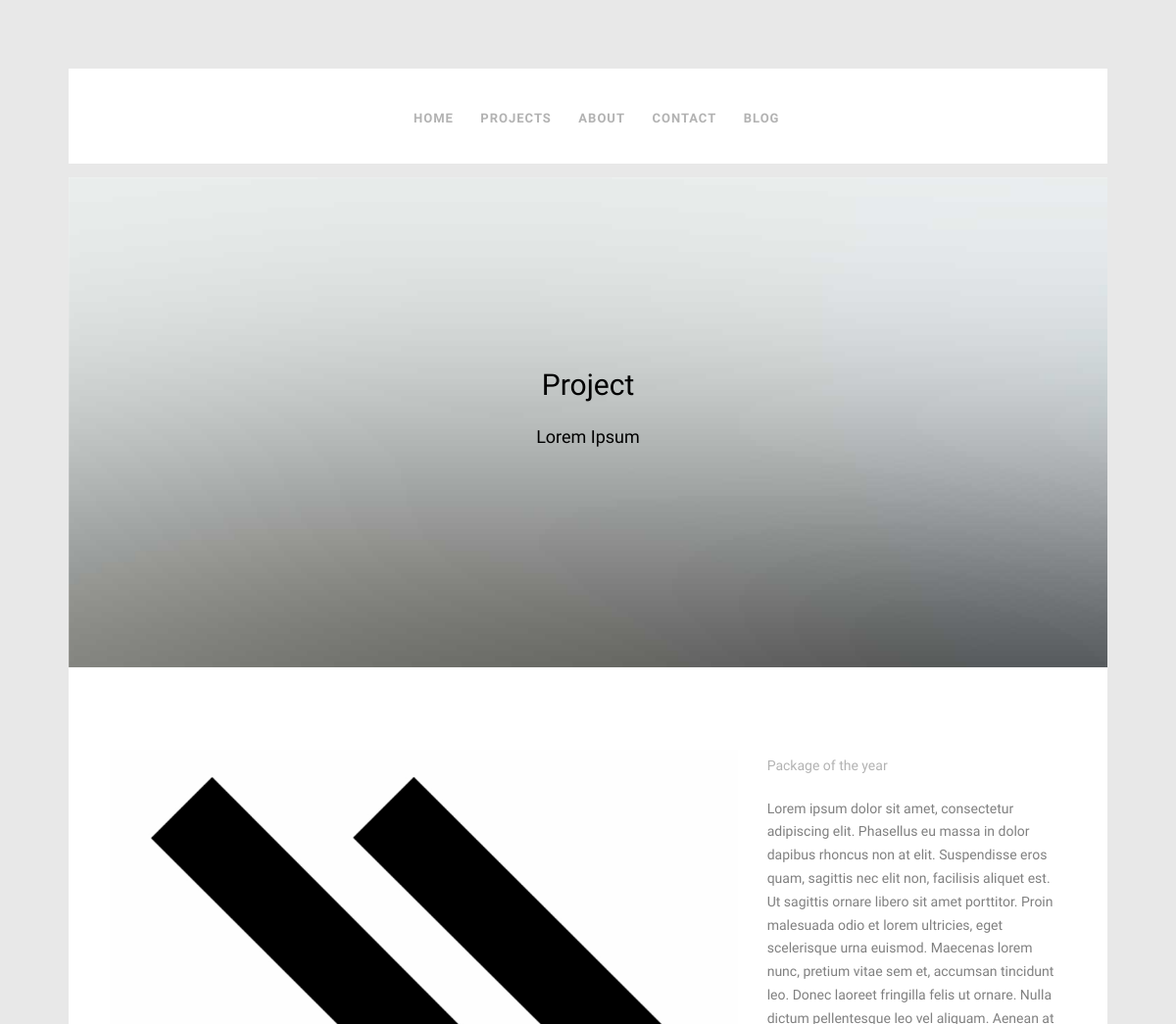
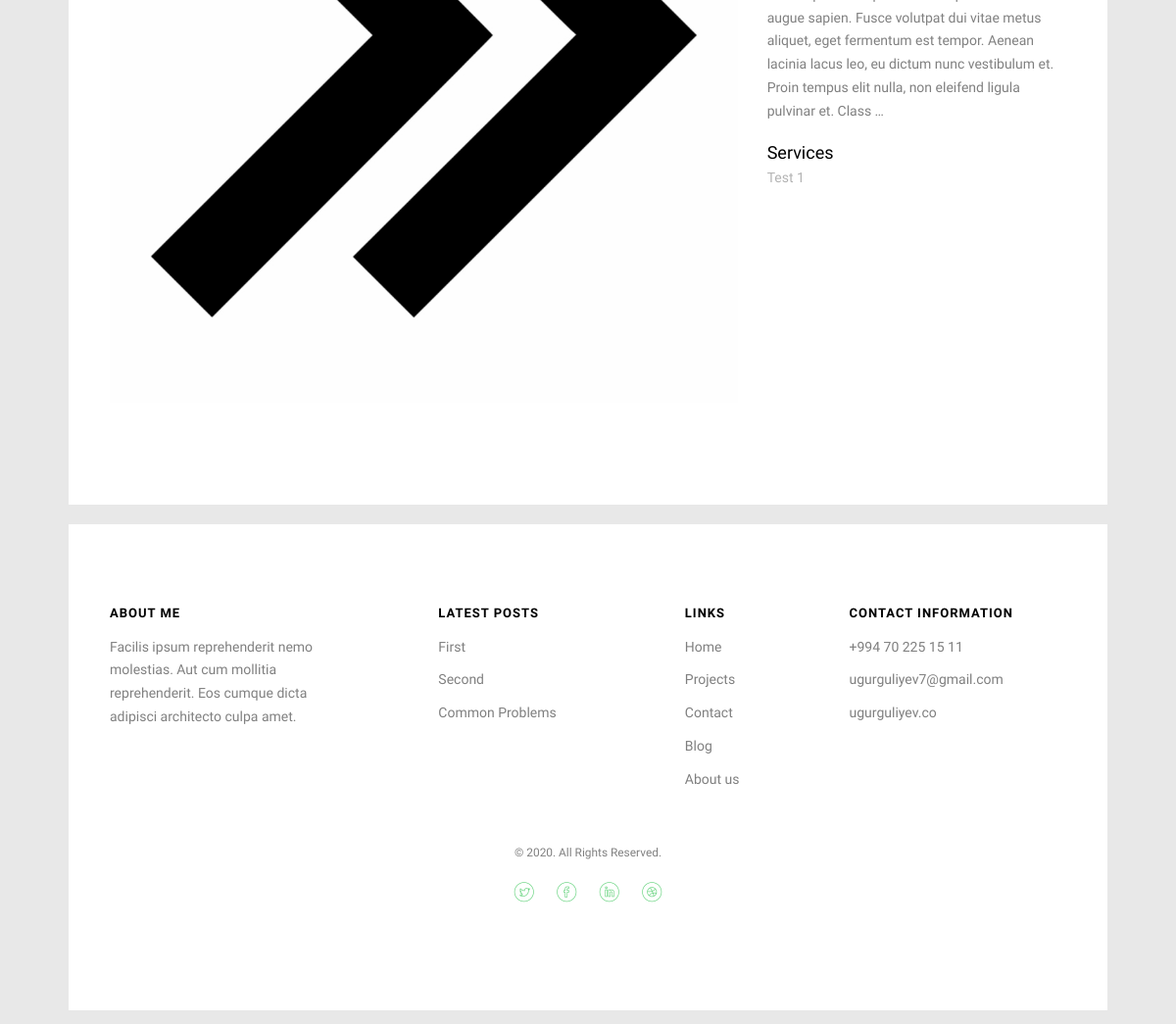
Page /projects/first/ on the committed database (2 pictures, top to bottom).
### projects/models/project.py (models this page shows, shortened)
class Project(models.Model):
    title = models.CharField(
        max_length = 100,
        verbose_name = "Title"
    )
    description = models.TextField(verbose_name="Description")
    pub_date = models.DateTimeField()
    featured_image = models.ImageField(
        null = True,
        verbose_name = "Image"
    )
    category = models.ForeignKey(
        Category,
        on_delete = models.CASCADE,
        null = True
    )
    slug = AutoSlugField(populate_from='title', null=True)
    class Meta:
        verbose_name = "Project"
        verbose_name_plural = "Projects"

### projects/models/category.py (models this page shows)
class Category(models.Model):
    name = models.CharField(
        max_length=50,
        verbose_name="Name"
    )
    class Meta:
        verbose_name = "Category"
        verbose_name_plural = "Categories"
    def __str__(self):
        return self.name

### blog/models/article.py (models this page shows, shortened)
class Article(models.Model):
    title = models.CharField(max_length=60, verbose_name="Title", unique=True)
    description = models.TextField(verbose_name="Description")
    pub_date = models.DateTimeField()
    featured_image = models.ImageField(verbose_name="Post image", null=True)
    slug = AutoSlugField(populate_from='title', null=True)
    featured_post = models.BooleanField(verbose_name="Highlited post", default=False)
    like_count = models.IntegerField(default=0 ,verbose_name="Like count")
    view_count = models.IntegerField(default=0, verbose_name="View count")
    category = models.ForeignKey(Category, on_delete=models.SET_NULL , null=True)
    class Meta:
        verbose_name = "Article"
        verbose_name_plural = "Articles"

### projects/views.py (the view)
# urls.py: path('<slug>/', views.ProjectDetailPage.as_view(), name='project-detail-page'),
class ProjectDetailPage(DetailView):
    template_name = 'project-single.html'
    model = Project
    context_object_name = 'project'
    def get_context_data(self, *args, **kwargs):
        context = super().get_context_data(*args, **kwargs)
        context['articles'] = Article.objects.all()[:5]
        return context

### templates/project-single.html (shortened to what this page needs)
{% extends 'base.html' %}
{% load static %}
{% block pages %}
	<li><a href="{% url 'home-page' %}" style="margin-left: 31rem">Home</a></li>
	<li><a href="{% url 'projects-page' %}">Projects</a></li>
	<li><a href="{% url 'about-page' %}">About</a></li>
	<li><a href="{% url 'contact-page' %}">Contact</a></li>
{% endblock %}
{% block details %}
	<div class="container-wrap">
		<aside id="fh5co-hero">
			<div class="flexslider">
				<ul class="slides">
			   	<li style="background-image: url('{% static 'images/img_bg_3.jpg' %}');">
		   			<div class="row">
			   			<div class="col-md-6 col-md-offset-3 slider-text slider-text-bg">
			   				<div class="slider-text-inner text-center">
			   					<h1>Project</h1>
									<h2>{{ project.title }}</h2>
			   				</div>
			   			</div>
			   		</div>
			   	</li>
			  	</ul>
		  	</div>
		</aside>
		<div id="fh5co-work">
			<div class="row">
				<div class="col-md-8">
					<a href="{{ project.featured_image.url }}" class="image-popup img-portfolio-detail">
						<img src="{{ project.featured_image.url }}" class="img-responsive">
					</a>
				</div>
				<div class="col-md-4 fh5co-project-detail">
					<span class="fh5co-project-sub">Package of the year</span>
					<p>{{ project.description|truncatewords:"100" }}</p>
					<div class="fh5co-project-service">
						<h3>Services</h3>
						<ul>
							<li>{{ project.category }}</li>
						</ul>
					</div>
				</div>
			</div>
		</div>
	</div>
{% endblock %}

### templates/base.html (shortened to what this page needs)
{% load static %}
<!DOCTYPE HTML>
<html>
	<head>
	<link rel="stylesheet" href="{% static 'css/animate.css' %}">
	<link rel="stylesheet" href="{% static 'css/icomoon.css' %}">
	<link rel="stylesheet" href="{% static 'css/bootstrap.css' %}">
	<link rel="stylesheet" href="{% static 'css/magnific-popup.css' %}">
	<link rel="stylesheet" href="{% static 'css/flexslider.css' %}">
	<link rel="stylesheet" href="{% static 'css/style.css' %}">
    </head>
    <body>
        <div id="page">
        <nav class="fh5co-nav" role="navigation">
            <div class="container-wrap">
                <div class="top-menu">
                    <div class="row">
                        <div class="col-xs-10">
                            <ul>
                                {% block pages %}
                                {% endblock %}
                            <li class="has-dropdown">
                                <a href="{% url 'articles-page' %}">Blog</a>
                            </li>
                            </ul>
                        </div>
                    </div>
                </div>
            </div>
        </nav>
        {% block details %}
        {% endblock %}
        <div class="container-wrap">
            <footer id="fh5co-footer" role="contentinfo">
                <div class="row">
                    <div class="col-md-3 fh5co-widget">
                        <h4>About Me</h4>
                        <p>Facilis ipsum reprehenderit nemo molestias. Aut cum mollitia reprehenderit. Eos cumque dicta adipisci architecto culpa amet.</p>
                    </div>
                    <div class="col-md-3 col-md-push-1">
                        <h4>Latest Posts</h4>
                        <ul class="fh5co-footer-links">
                            {% for article in articles %}
                                <li><a href="#">{{ article.title }}</a></li>
                            {% endfor %}
                        </ul>
                    </div>
                    <div class="col-md-3 col-md-push-1">
                        <h4>Links</h4>
                        <ul class="fh5co-footer-links">
                            <li><a href="{% url 'home-page' %}">Home</a></li>
                            <li><a href="{% url 'projects-page' %}">Projects</a></li>
                            <li><a href="{% url 'contact-page' %}">Contact</a></li>
                            <li><a href="{% url 'articles-page' %}">Blog</a></li>
                            <li><a href="{% url 'about-page' %}">About us</a></li>
                        </ul>
                    </div>
                    <div class="col-md-3">
                        <h4>Contact Information</h4>
                        <ul class="fh5co-footer-links">
                            <li><a href="tel://+994702251511">+994 70 225 15 11</a></li>
                            <li><a href="mailto:ugurguliyev7@gmail.com">ugurguliyev7@gmail.com</a></li>
                            <li><a href="http://ugurguliyev.co">ugurguliyev.co</a></li>
                        </ul>
                    </div>
                </div>
                <div class="row copyright">
                    <div class="col-md-12 text-center">
                        <p>
                            <small class="block">&copy; 2020. All Rights Reserved.</small>
                        </p>
                        <p>
                            <ul class="fh5co-social-icons">
                                <li><a href="#"><i class="icon-twitter"></i></a></li>
                                <li><a href="#"><i class="icon-facebook"></i></a></li>
                                <li><a href="#"><i class="icon-linkedin"></i></a></li>
                                <li><a href="#"><i class="icon-dribbble"></i></a></li>
                            </ul>
                        </p>
                    </div>
                </div>
            </footer>
        </div>
        </div>
    </body>
</html>

### rows in the picture
Project: title "Lorem Ipsum", featured_image (picture), description "Lorem ipsum dolor sit amet, consectetur adipiscing elit. Phasellus eu massa in dolor dapibus rhoncus non at elit. Suspendisse eros quam, sagittis nec elit non, facilisis aliquet est. Ut sagittis ornare libero sit amet porttitor. Proin malesuada odio et lorem ultricies, eget scelerisque urna euismod. Maecenas lorem nunc, pretium vitae sem et, accumsan tincidunt leo. Donec laoreet fringilla felis ut ornare. Nulla dictum pellentesque leo vel aliquam. Aenean at augue sapien. Fusce volutpat dui vitae metus aliquet, eget fermentum est tempor. Aenean lacinia lacus leo, eu dictum nunc vestibulum et. Proin tempus elit nulla, non eleifend ligula pulvinar et. Class …", category "Test 1"
Article: title "First"
Article: title "Second"
Article: title "Common Problems"
